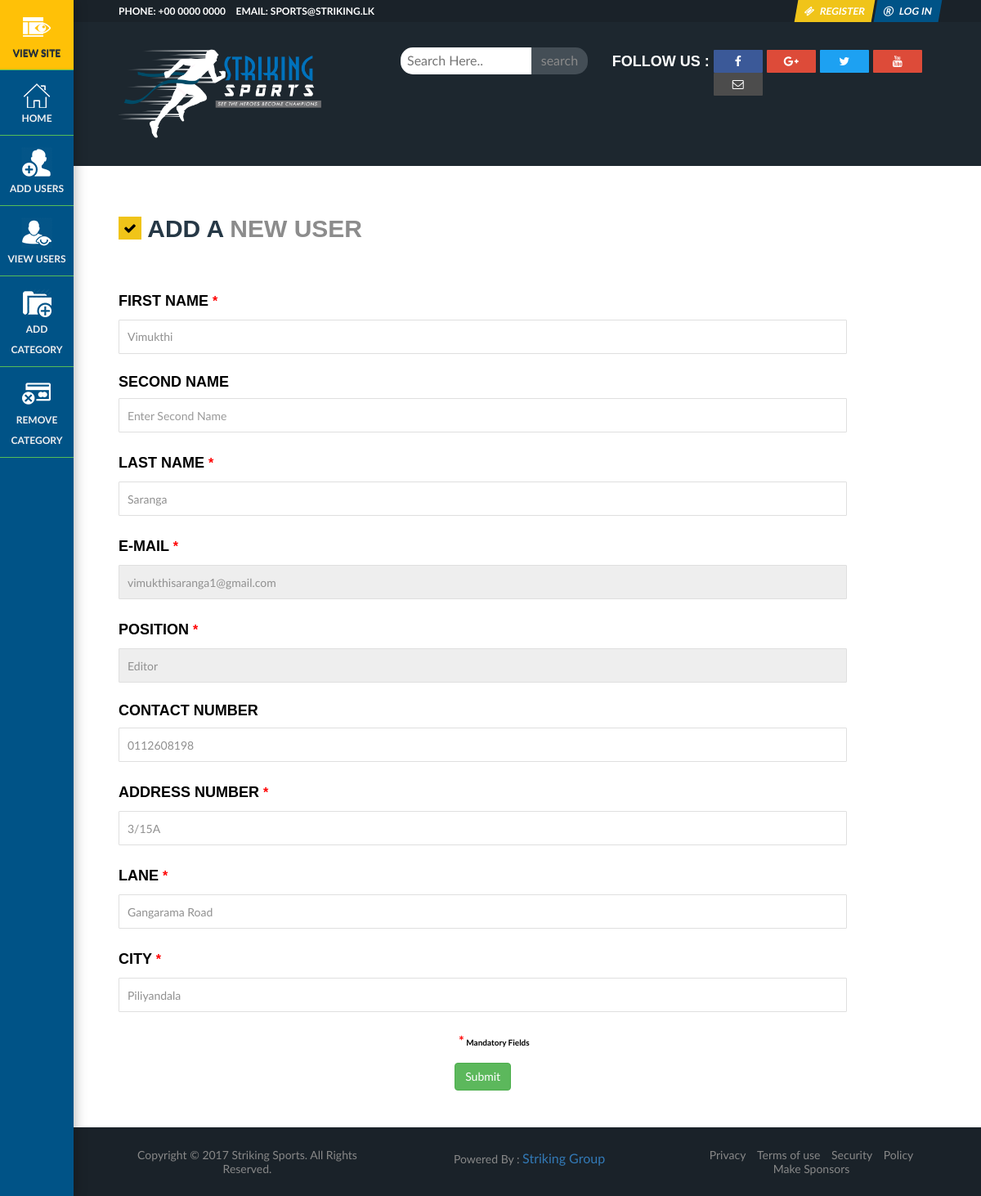
Page /StrikingSports/src/editStaff.php?id=vimukthisaranga1@gmail.com on the committed database.
### tables this page shows
CREATE TABLE `staff` (
  `email` varchar(100) NOT NULL,
  `password` varchar(32) DEFAULT NULL,
  `previous_password` varchar(32) DEFAULT NULL,
  `registered_date_time` datetime DEFAULT NULL,
  `status` int(11) DEFAULT NULL,
  `login_attempt` int(11) DEFAULT NULL,
  `contact_no` varchar(10) DEFAULT NULL,
  `address_address_id` int(11) NOT NULL,
  `name_name_id` int(11) NOT NULL,
  `position` int(11) NOT NULL DEFAULT '1',
  PRIMARY KEY (`email`),
  UNIQUE KEY `email_UNIQUE` (`email`),
  KEY `fk_staff_address_idx` (`address_address_id`),
  KEY `fk_staff_name1_idx` (`name_name_id`),
  CONSTRAINT `fk_staff_address` FOREIGN KEY (`address_address_id`) REFERENCES `address` (`address_id`) ON DELETE NO ACTION ON UPDATE NO ACTION,
  CONSTRAINT `fk_staff_name1` FOREIGN KEY (`name_name_id`) REFERENCES `name` (`name_id`) ON DELETE NO ACTION ON UPDATE NO ACTION
);

CREATE TABLE `name` (
  `name_id` int(11) NOT NULL AUTO_INCREMENT,
  `first_name` varchar(20) NOT NULL,
  `second_name` varchar(20) DEFAULT NULL,
  `last_name` varchar(20) NOT NULL,
  PRIMARY KEY (`name_id`)
);

CREATE TABLE `address` (
  `address_id` int(11) NOT NULL AUTO_INCREMENT,
  `address_no` varchar(10) NOT NULL,
  `address_lane` varchar(40) NOT NULL,
  `address_city` varchar(30) NOT NULL,
  PRIMARY KEY (`address_id`)
);

### StrikingSports/src/editStaff.php (the view, shortened to what this page needs)
<!DOCTYPE html>
<html lang="en">
<?php
include_once('../ssi/header.php');
include_once('../ssi/db.php');
if(isset($_GET['id']) && !empty($_GET['id'])){
?>
<body style="overflow:visible;">
    <?php
		include_once('../ssi/sideMenuAdmin.php');
		include_once('../ssi/topMenuStaff.php');
		include_once('../ssi/searchBar.php');
	?>
    <section>
        <div class="lp spe-bot-red-3">
            <div class="inn-title">
                <h2><i class="fa fa-check" aria-hidden="true"></i> Add A <span> New User</span></h2>
            </div>
            <div class="p-mf">
                <?php
				$email = trim(htmlspecialchars(mysqli_real_escape_string($con,$_GET['id'])));
				$getUser = "SELECT * FROM staff WHERE email='".$email."'";
				$resultGetUser = mysqli_query($con, $getUser);
				if(mysqli_num_rows($resultGetUser)!=0){
					while($rowUser = mysqli_fetch_array($resultGetUser)){
						$nameId = $rowUser['name_name_id'];
						$addressId = $rowUser['address_address_id'];
						$position = $rowUser['position'];
						if($position == 0){
							$position = "System Admin";
						} else if($position == 1){
							$position = "Editor";
						} else if($position == 2){
							$position = "Approver";
						}
						$contact = $rowUser['contact_no'];
						$getName = "SELECT * FROM NAME WHERE name_id='".$nameId."'";
						$resultGetName = mysqli_query($con, $getName);
						if(mysqli_num_rows($resultGetName) != 0){
							while($rowGetName = mysqli_fetch_array($resultGetName)){
								$eFName = $rowGetName['first_name'];
								$eSName = $rowGetName['second_name'];
								$eLName = $rowGetName['last_name'];
							}
						}
						$getAddress = "SELECT * FROM address WHERE address_id='".$addressId."'";
						$resultGetAddress = mysqli_query($con, $getAddress) or die();
						if(mysqli_num_rows($resultGetAddress) != 0){
							while($rowGetAddress = mysqli_fetch_array($resultGetAddress)){
								$eAno = $rowGetAddress['address_no'];
								$eALane = $rowGetAddress['address_lane'];
								$eACity = $rowGetAddress['address_city'];
							}
						}
						echo '<form method="post" action="controller/editStaffController.php" role="form" class="form-horizontal" enctype="multipart/form-data">
								<div class="form-group col-md-11">
									<h4>First Name <span style="color:rgb(255,0,0);">*</span></h4>
									<input type="text" id="fName" name="fName" value="'.$eFName.'" required class="form-control" pattern="^[a-zA-Z]+$" placeholder="Enter First Name" title="Should be letters only."/>
								</div>
								<div class="form-group col-md-11">
									<h4>Second Name </h4>
									<input type="text" id="sName" name="sName" value="'.$eSName.'" class="form-control" pattern="^[a-zA-Z]+$" placeholder="Enter Second Name" title="Should be letters only."/>
								</div>
								<div class="form-group col-md-11">
									<h4>Last Name <span style="color:rgb(255,0,0);">*</span></h4>
									<input type="text" id="lName" name="lName" required value="'.$eLName.'" class="form-control" pattern="^[a-zA-Z]+$" placeholder="Enter Last Name" title="Should be letters only."/>
								</div>
								<div class="form-group col-md-11">
									<h4>E-Mail <span style="color:rgb(255,0,0);">*</span></h4>
									<input type="email" id="email" name="email" required value="'.$email.'" class="form-control" readonly/>
								</div>
								<div class="form-group col-md-11">
									<h4>Position <span style="color:rgb(255,0,0);">*</span></h4>
									<input type="text" id="position" name="position" required value="'.$position.'" class="form-control" readonly />
								</div>
								<div class="form-group col-md-11">
									<h4>Contact Number </h4>
									<input type="text" id="contact" name="contact" value="'.$contact.'" class="form-control" pattern="^\d{10}$|^$" placeholder="Enter Contact Number" title="Should be a valid telephone number."/>
								</div>
								<div class="form-group col-md-11">
									<h4>Address Number <span style="color:rgb(255,0,0);">*</span></h4>
									<input type="text" id="aNo" name="aNo" class="form-control" value="'.$eAno.'" required pattern="^([0-9].*[\\/][a-zA-Z0-9]*)|([0-9].*)$" placeholder="Enter Address Number" title="Should be letters, numbers and comma only."/>
								</div>
								<div class="form-group col-md-11">
									<h4>Lane <span style="color:rgb(255,0,0);">*</span></h4>
									<input type="text" id="lane" name="lane" class="form-control" value="'.$eALane.'" required pattern="[a-zA-Z]+" placeholder="Enter Address Lane" title="Should be letters only."/>
								</div>
								<div class="form-group col-md-11">
									<h4>City <span style="color:rgb(255,0,0);">*</span></h4>
									<input type="text" id="city" name="city" class="form-control" required value="'.$eACity.'" pattern="[a-zA-Z]+" placeholder="Enter City" title="Should be letters only."/>
								</div>
								<div class="form-group" style="text-align:center;">
									<label style="text-align:center;" class="control-label col-md-11"><span style="color:rgb(255,0,0);">*</span> Mandatory Fields</label>
								</div>
								<div class="form-group col-md-11 text-center">
									<input type="submit" name="submit" id="submit" class="btn btn-success" value="Submit">
								</div>
							</form>';
					}
				} else {
					header('Location:../viewUsers.php');
				}
				?>
            </div>
        </div>
    </section>
    <?php
		include_once('../ssi/copyRights.php');
	?>
</body>
</html>
<?php
} else {
	header('Location:../404.php');
}
?>

### rows in the picture
staff: fName "Vimukthi", lName "Saranga", position "Editor", contact "0112608198", aNo "3/15A", lane "Gangarama Road", city "Piliyandala"

### other values in the picture
$year['year'] "2017"
